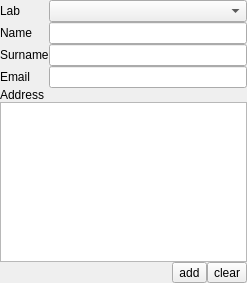
<?xml version="1.0" encoding="UTF-8"?>
<ui version="4.0">
 <class>Form</class>
 <widget class="QWidget" name="Form">
  <property name="geometry">
   <rect>
    <x>0</x>
    <y>0</y>
    <width>247</width>
    <height>283</height>
   </rect>
  </property>
  <property name="windowTitle">
   <string>Form</string>
  </property>
  <layout class="QGridLayout" name="gridLayout">
   <property name="margin">
    <number>0</number>
   </property>
   <property name="spacing">
    <number>0</number>
   </property>
   <item row="1" column="1">
    <widget class="QLineEdit" name="lineEdit"/>
   </item>
   <item row="2" column="0">
    <widget class="QLabel" name="label_2">
     <property name="text">
      <string>Surname</string>
     </property>
    </widget>
   </item>
   <item row="6" column="0" colspan="2">
    <widget class="QTextEdit" name="textEdit"/>
   </item>
   <item row="1" column="0">
    <widget class="QLabel" name="label">
     <property name="text">
      <string>Name</string>
     </property>
    </widget>
   </item>
   <item row="2" column="1">
    <widget class="QLineEdit" name="lineEdit_2"/>
   </item>
   <item row="9" column="0" colspan="2">
    <layout class="QHBoxLayout" name="horizontalLayout_2">
     <property name="spacing">
      <number>0</number>
     </property>
     <item>
      <spacer name="horizontalSpacer">
       <property name="orientation">
        <enum>Qt::Horizontal</enum>
       </property>
       <property name="sizeHint" stdset="0">
        <size>
         <width>40</width>
         <height>20</height>
        </size>
       </property>
      </spacer>
     </item>
     <item>
      <widget class="QToolButton" name="toolButton">
       <property name="text">
        <string>add</string>
       </property>
      </widget>
     </item>
     <item>
      <widget class="QToolButton" name="toolButton_2">
       <property name="text">
        <string>clear</string>
       </property>
      </widget>
     </item>
    </layout>
   </item>
   <item row="5" column="0">
    <widget class="QLabel" name="label_4">
     <property name="text">
      <string>Address</string>
     </property>
    </widget>
   </item>
   <item row="4" column="0">
    <widget class="QLabel" name="label_5">
     <property name="text">
      <string>Email</string>
     </property>
    </widget>
   </item>
   <item row="4" column="1">
    <widget class="QLineEdit" name="lineEdit_4"/>
   </item>
   <item row="0" column="0">
    <widget class="QLabel" name="label_3">
     <property name="text">
      <string>Lab</string>
     </property>
    </widget>
   </item>
   <item row="0" column="1">
    <widget class="QComboBox" name="comboBox"/>
   </item>
  </layout>
 </widget>
 <resources/>
 <connections/>
</ui>
